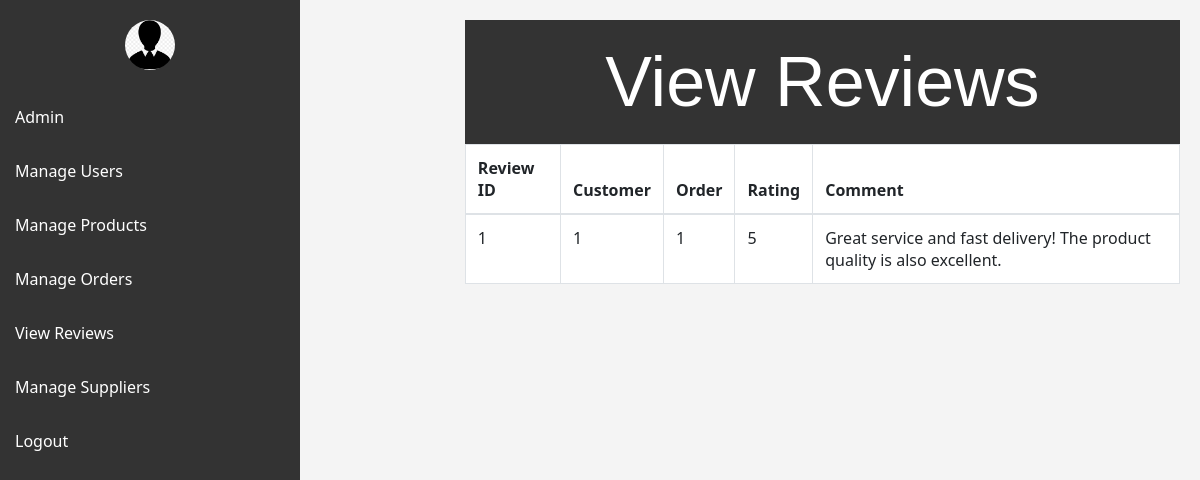
/manage_reviews.php, run on the app's committed database.
### tables this page shows
CREATE TABLE `review` (
  `Id` int(50) NOT NULL,
  `Customer_id` int(50) NOT NULL,
  `Shop_order_id` int(50) NOT NULL,
  `Rating` int(10) NOT NULL,
  `Comment` text NOT NULL,
  `Date_created` datetime NOT NULL DEFAULT current_timestamp()
);

### manage_reviews.php (the view, shortened to what this page needs)
<?php
include 'config.php';
function fetchReviews($conn) {
    $sql = "SELECT * FROM Review";
    $result = $conn->query($sql);
    if ($result->num_rows > 0) {
        return $result->fetch_all(MYSQLI_ASSOC);
    } else {
        return [];
    }
}
?>
<!DOCTYPE html>
<html lang="en">
<head>
    <link href="https://cdn.jsdelivr.net/npm/bootstrap@5.3.0/dist/css/bootstrap.min.css" rel="stylesheet">
    <link rel="stylesheet" href="css/bootstrap.min.css" type="text/css">
    <link rel="stylesheet" href="css/font-awesome.min.css" type="text/css">
    <link rel="stylesheet" href="css/style.css" type="text/css">
</head>
<body>
<div id="navbar">
        <img src="img/admin.png" alt="Profile Picture">
        <a href="admin.php">Admin</a>
        <a href="manage_users.php">Manage Users</a>
        <a href="manage_products.php">Manage Products</a>
        <a href="manage_orders.php">Manage Orders</a>
        <a href="manage_reviews.php">View Reviews</a>
        <a href="manage_suppliers.php">Manage Suppliers</a>
        <a href="logout.php">Logout</a>
    </div>
    <div class="content">
    <h1>View Reviews</h1>
    <section>
    <div class="table-responsive">
        <table class="table table-bordered">
            <thead>
                <tr>
                    <th>Review ID</th>
                    <th>Customer</th>
                    <th>Order</th>
                    <th>Rating</th>
                    <th>Comment</th>
                </tr>
            </thead>
            <tbody>
                <?php
                $reviews = fetchReviews($conn);
                foreach ($reviews as $review) {
                    echo "<tr>";
                    echo "<td>{$review['Id']}</td>";
                    echo "<td>{$review['Customer_id']}</td>";
                    echo "<td>{$review['Shop_order_id']}</td>";
                    echo "<td>{$review['Rating']}</td>";
                    echo "<td>{$review['Comment']}</td>";
                    echo "</tr>";
                }
                ?>
            </tbody>
        </table>
    </div>
</section>
    </div>
</body>
</html>

### css/style.css (style rules this page uses)
html, body { height: 100%; font-family: "Cairo", sans-serif; -webkit-font-smoothing: antialiased; font-smoothing: antialiased; }
h1, h2, h3, h4, h5, h6 { margin: 0; color: #111111; font-weight: 400; font-family: "Cairo", sans-serif; }
h1 { font-size: 70px; }
img { max-width: 100%; }

### manage_reviews.php (style rules this page uses)
body { font-family: 'Segoe UI', Tahoma, Geneva, Verdana, sans-serif; background-color: #f4f4f4; margin: 0; padding: 0; display: flex; }
#navbar { width: 300px; background-color: #333; padding-top: 20px; position: fixed; height: 100%; overflow: auto; color: white; transition: width 0.3s; }
#navbar img { width: 50px; height: 50px; border-radius: 50%; object-fit: cover; margin: 0 auto; display: block; margin-bottom: 20px; }
#navbar a { padding: 15px; text-decoration: none; font-size: 16px; color: #fff; display: block; transition: background-color 0.3s; }
.content { margin-left: 300px; padding: 20px; transition: margin-left 0.3s; width: calc(100% - 300px); box-sizing: border-box; }
h1 { text-align: center; padding: 20px; background-color: #333; color: #fff; }

### data on the page
review: Id "1", Customer "1", Shop_order "1", Rating "5", Comment "Great service and fast delivery! The product quality is also excellent."
